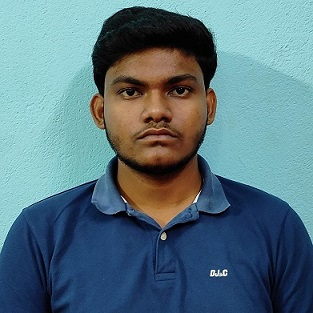
#> input picture 7.jpg, 313 x 313 px
$ python threecolor.py
#> lines starting #> are read from the running program, lines starting #| are printed output that depends on the picture
import cv2
import numpy as np
im=cv2.imread('7.jpg')
#> im is the input picture: shape (313, 313, 3); mean B, G, R 128.7, 117.7, 88.4
cv2.imshow('imagedisplay',im)
h,w,c=im.shape
#> h = 313; w = 313; c = 3

print(im.dtype)
#| uint8

rim=np.zeros([h,w,3])
gim=np.zeros([h,w,3])
bim=np.zeros([h,w,3])

for i in range (h):
    for j in range(w):
            rim[i][j][2]=im[i][j][2]
            gim[i][j][1]=im[i][j][1]
            bim[i][j][0]=im[i][j][0]
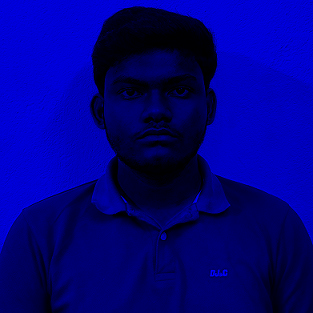
#> bim: shape (313, 313, 3) float64; mean B, G, R 128.7, 0, 0
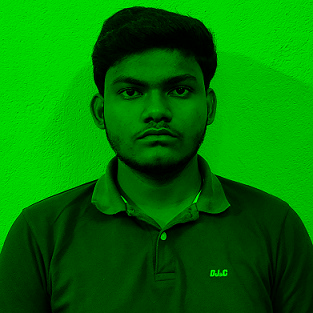
#> gim: shape (313, 313, 3) float64; mean B, G, R 0, 117.7, 0
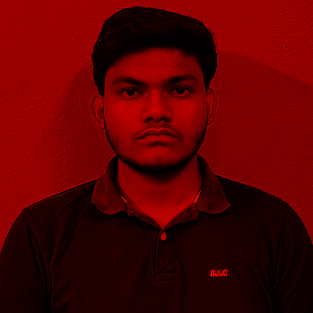
#> rim: shape (313, 313, 3) float64; mean B, G, R 0, 0, 88.4


rim = rim.astype(np.uint8)
gim = gim.astype(np.uint8)
bim = bim.astype(np.uint8)


cv2.imshow('greenImage',gim)
cv2.imshow('blueImage',bim)
cv2.imshow('redImage',rim)
#> (the run stopped early here; a loop or call above may not have finished)

$ run again, with 1.jpg copied over 7.jpg
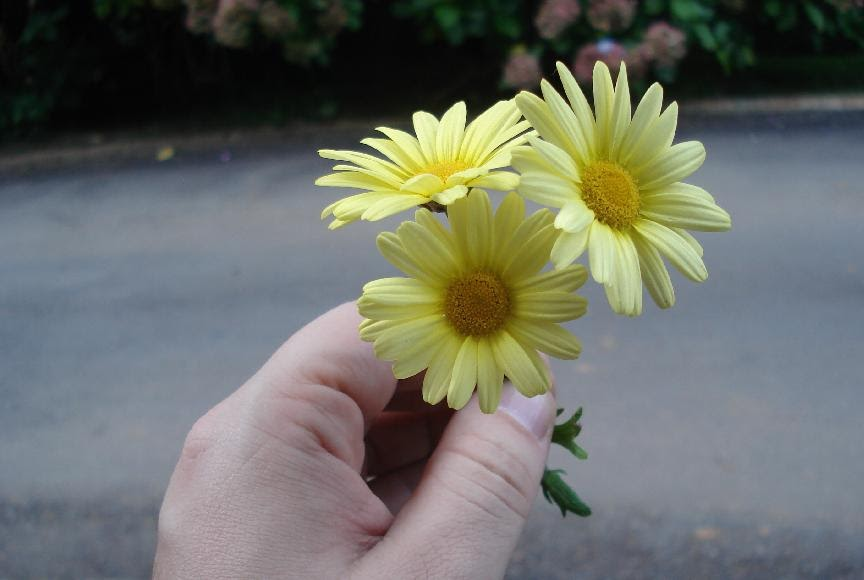
#> input picture 1.jpg, 864 x 580 px
#> im is the input picture: shape (580, 864, 3); mean B, G, R 103.2, 110.9, 108
#| uint8
#> after the loop `for i in range (h):`:
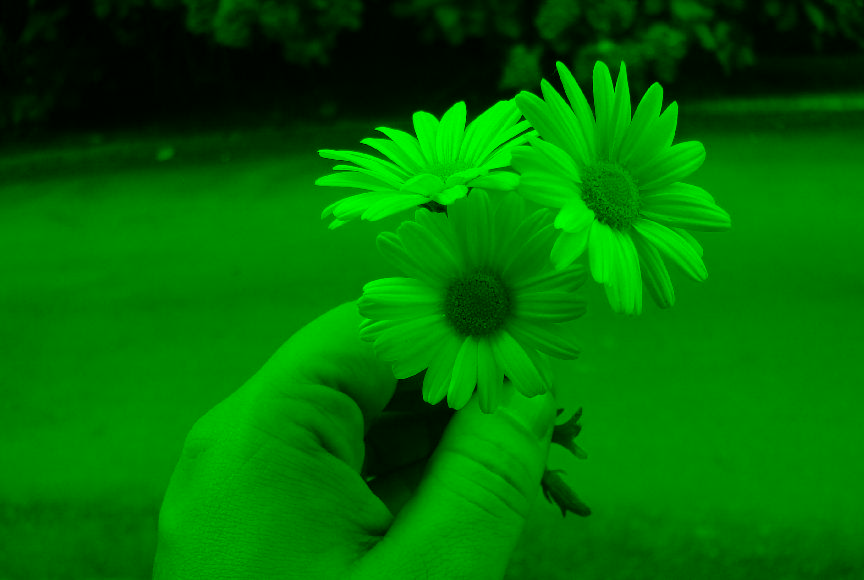
#> gim: shape (580, 864, 3) float64; mean B, G, R 0, 110.9, 0
#> after the loop `for i in range (h):`:
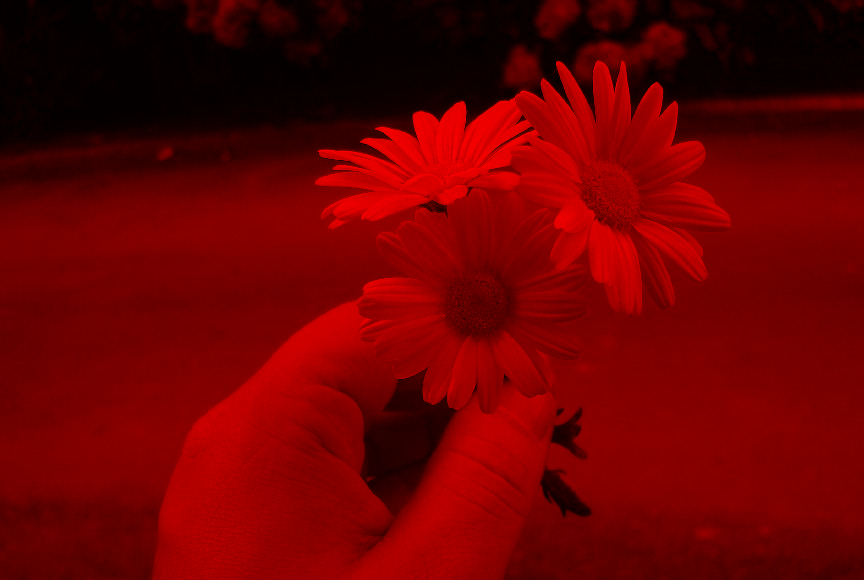
#> rim: shape (580, 864, 3) float64; mean B, G, R 0, 0, 108

$ run again, with 3.jpg copied over 7.jpg
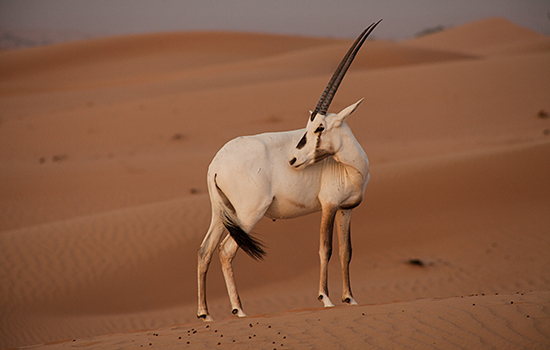
#> input picture 3.jpg, 550 x 350 px
#> im is the input picture: shape (350, 550, 3); mean B, G, R 67.1, 92.5, 137
#| uint8
#> after the loop `for i in range (h):`:
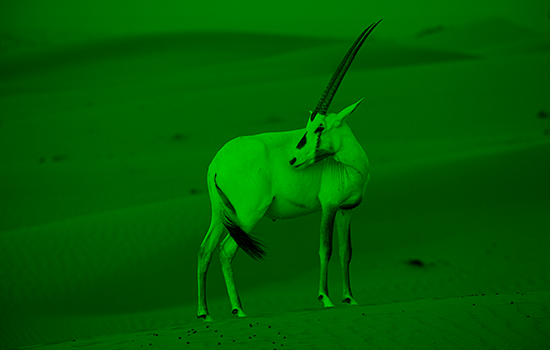
#> gim: shape (350, 550, 3) float64; mean B, G, R 0, 92.5, 0
#> after the loop `for i in range (h):`:
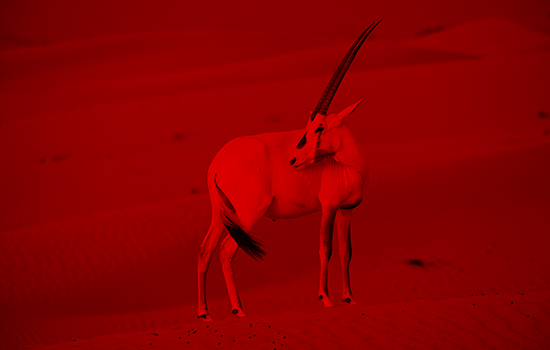
#> rim: shape (350, 550, 3) float64; mean B, G, R 0, 0, 137
